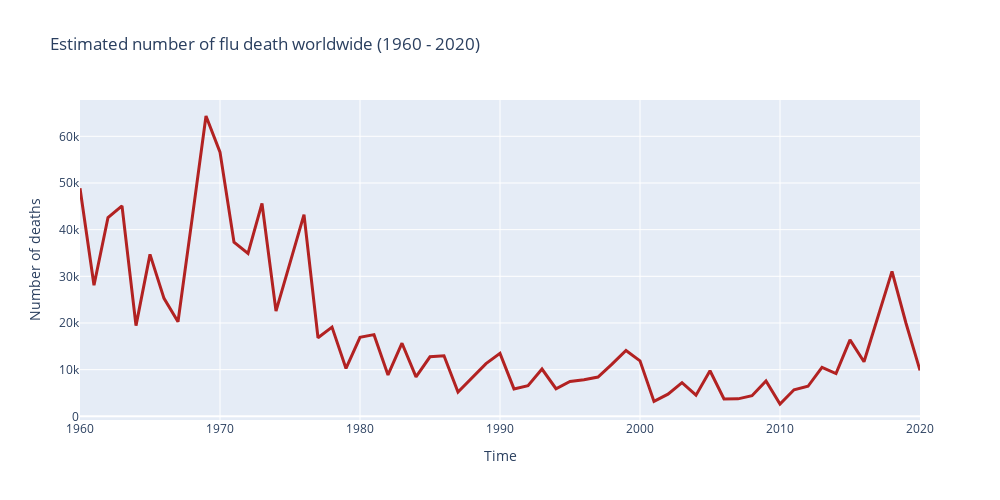

Notebook code cell kept with this figure:
### Code cell
df = df.rename(columns={"Number of deaths" : "Quantity"})
df_global = df.loc[df['Entity'] == 'Global']

import plotly.graph_objects as go
from plotly.subplots import make_subplots
fig = go.Figure()
fig.update_layout(
    autosize=False,
    width=1000,
    height=500,
    xaxis_title="Time", yaxis_title="Number of deaths",
    title = 'Estimated number of flu death worldwide (1960 - 2020)',
)
fig.add_trace(go.Scatter(x = df_global["Year"], y = df_global["Quantity"], mode="lines ", line=dict(color='firebrick', width=3)))
fig.update_traces(textposition="bottom right")
fig.show()

### Figure 1 — Plotly figure (JSON) as saved in the notebook; plotly's stock layout.template omitted (floating-point values rounded to 4 significant figures)
{"data": [{"line": {"color": "firebrick", "width": 3}, "mode": "lines", "textposition": "bottom right", "type": "scatter", "x": [1960, 1961, 1962, 1963, 1964, 1965, 1966, 1967, 1968, 1969, 1970, 1971, 1972, 1973, 1974, 1975, 1976, 1977, 1978, 1979, 1980, 1981, 1982, 1983, 1984, 1985, 1986, 1987, 1988, 1989, 1990, 1991, 1992, 1993, 1994, 1995, 1996, 1997, 1998, 1999, 2000, 2001, 2002, 2003, 2004, 2005, 2006, 2007, 2008, 2009, 2010, 2011, 2012, 2013, 2014, 2015, 2016, 2017, 2018, 2019, 2020], "y": [48861, 28077, 42589, 45080, 19430, 34703, 25274, 20257, 42148, 64350, 56615, 37319, 34933, 45611, 22545, 32659, 43227, 16842, 19119, 10257, 16924, 17503, 8881, 15666, 8469, 12764, 12982, 5213, 8192, 11292, 13497, 5883, 6585, 10134, 5920, 7477, 7832, 8415, 11182, 14120, 11896, 3195, 4757, 7224, 4538, 9762, 3716, 3743, 4423, 7605, 2644, 5701, 6441, 10513, 9164, 16373, 11703, 21218, 31049, 19951, 9841]}], "layout": {"autosize": false, "height": 500, "title": {"text": "Estimated number of flu death worldwide (1960 - 2020)"}, "width": 1000, "xaxis": {"title": {"text": "Time"}}, "yaxis": {"title": {"text": "Number of deaths"}}}}
